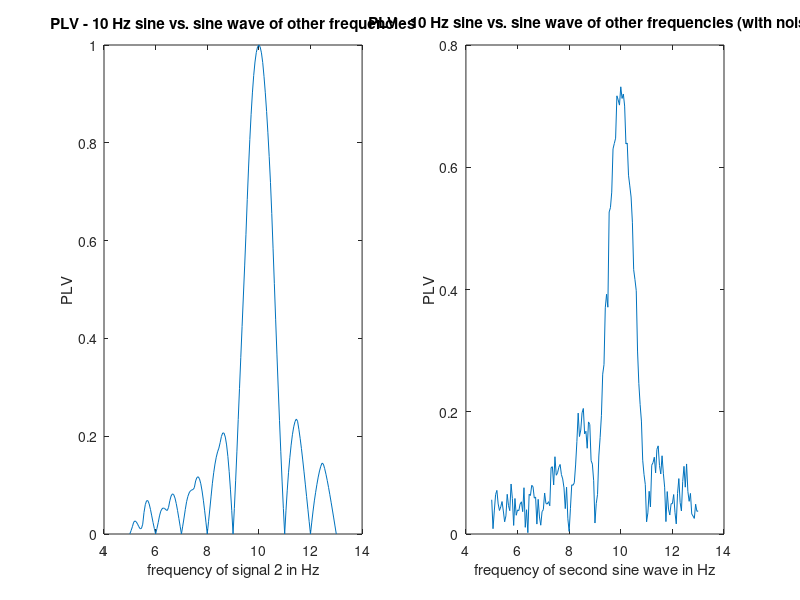

Source code (MATLAB):
t = 0.002:0.002:1;                                                          % time vector, one second, sample frequency 50 Hz
f = 5:0.05:13;                                                              % frequency vector, 7-13 Hz in steps of 50 mHz

% without noise
x = sin(2*pi*10*t);                                                         % 10 Hz sinusoidal signal without noise
plv = zeros(1, numel(f));

for j = 1:1:numel(f)
  y = sin(2*pi*f(j)*t);
  phasediff = angle(hilbert(x)) - angle(hilbert(y));
  plv(j) = abs( sum(exp(1i*phasediff)) ) / numel(t);                        % estimate plv values for certain frequency differences
end

% with noise
x = sin(2*pi*10*t) + 0.5*randn(size(t));                                    % 10 Hz sinusoidal signal with noise
plv_noise = zeros(1, numel(f));

for j = 1:1:numel(f)
  y = sin(2*pi*f(j)*t) + 0.5*randn(size(t));
  phasediff = angle(hilbert(x)) - angle(hilbert(y));
  plv_noise(j) = abs( sum(exp(1i*phasediff)) ) / numel(t);                  % estimate plv values for certain frequency differences
end

subplot(1,2,1);                                                             % plot results
plot(f, plv);
title('PLV - 10 Hz sine vs. sine wave of other frequencies');
xlabel('frequency of signal 2 in Hz');
ylabel('PLV');

subplot(1,2,2);
plot(f, plv_noise);
title('PLV - 10 Hz sine vs. sine wave of other frequencies (with noise)'); 
xlabel('frequency of second sine wave in Hz');
ylabel('PLV');

clear j f phasediff t x y
